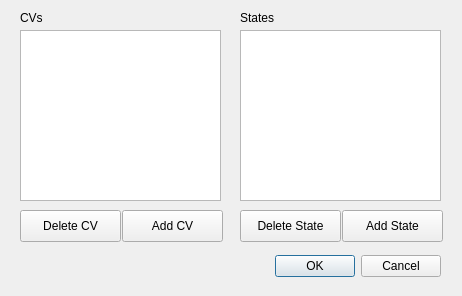
<?xml version="1.0" encoding="UTF-8"?>
<ui version="4.0">
 <class>CVsAndStates</class>
 <widget class="QDialog" name="CVsAndStates">
  <property name="geometry">
   <rect>
    <x>0</x>
    <y>0</y>
    <width>462</width>
    <height>296</height>
   </rect>
  </property>
  <property name="windowTitle">
   <string>CVs and States</string>
  </property>
  <widget class="QDialogButtonBox" name="buttonBox">
   <property name="geometry">
    <rect>
     <x>20</x>
     <y>250</y>
     <width>421</width>
     <height>32</height>
    </rect>
   </property>
   <property name="orientation">
    <enum>Qt::Horizontal</enum>
   </property>
   <property name="standardButtons">
    <set>QDialogButtonBox::Cancel|QDialogButtonBox::Ok</set>
   </property>
  </widget>
  <widget class="QPushButton" name="delete_state">
   <property name="geometry">
    <rect>
     <x>240</x>
     <y>210</y>
     <width>101</width>
     <height>32</height>
    </rect>
   </property>
   <property name="text">
    <string>Delete State</string>
   </property>
  </widget>
  <widget class="QLabel" name="label">
   <property name="geometry">
    <rect>
     <x>240</x>
     <y>10</y>
     <width>60</width>
     <height>16</height>
    </rect>
   </property>
   <property name="text">
    <string>States</string>
   </property>
  </widget>
  <widget class="QPushButton" name="add_state">
   <property name="geometry">
    <rect>
     <x>342</x>
     <y>210</y>
     <width>101</width>
     <height>32</height>
    </rect>
   </property>
   <property name="text">
    <string>Add State</string>
   </property>
  </widget>
  <widget class="QWidget" name="state_when_selected" native="true">
   <property name="geometry">
    <rect>
     <x>240</x>
     <y>210</y>
     <width>101</width>
     <height>31</height>
    </rect>
   </property>
  </widget>
  <widget class="QListWidget" name="state_list">
   <property name="geometry">
    <rect>
     <x>240</x>
     <y>30</y>
     <width>201</width>
     <height>171</height>
    </rect>
   </property>
  </widget>
  <widget class="QPushButton" name="delete_cv">
   <property name="geometry">
    <rect>
     <x>20</x>
     <y>210</y>
     <width>101</width>
     <height>32</height>
    </rect>
   </property>
   <property name="text">
    <string>Delete CV</string>
   </property>
  </widget>
  <widget class="QLabel" name="label_2">
   <property name="geometry">
    <rect>
     <x>20</x>
     <y>10</y>
     <width>60</width>
     <height>16</height>
    </rect>
   </property>
   <property name="text">
    <string>CVs</string>
   </property>
  </widget>
  <widget class="QPushButton" name="add_cv">
   <property name="geometry">
    <rect>
     <x>122</x>
     <y>210</y>
     <width>101</width>
     <height>32</height>
    </rect>
   </property>
   <property name="text">
    <string>Add CV</string>
   </property>
  </widget>
  <widget class="QWidget" name="cv_when_selected" native="true">
   <property name="geometry">
    <rect>
     <x>20</x>
     <y>210</y>
     <width>101</width>
     <height>31</height>
    </rect>
   </property>
  </widget>
  <widget class="QListWidget" name="cv_list">
   <property name="geometry">
    <rect>
     <x>20</x>
     <y>30</y>
     <width>201</width>
     <height>171</height>
    </rect>
   </property>
  </widget>
 </widget>
 <tabstops>
  <tabstop>cv_list</tabstop>
  <tabstop>delete_cv</tabstop>
  <tabstop>add_cv</tabstop>
  <tabstop>state_list</tabstop>
  <tabstop>delete_state</tabstop>
  <tabstop>add_state</tabstop>
 </tabstops>
 <resources/>
 <connections>
  <connection>
   <sender>buttonBox</sender>
   <signal>accepted()</signal>
   <receiver>CVsAndStates</receiver>
   <slot>accept()</slot>
   <hints>
    <hint type="sourcelabel">
     <x>248</x>
     <y>254</y>
    </hint>
    <hint type="destinationlabel">
     <x>157</x>
     <y>274</y>
    </hint>
   </hints>
  </connection>
  <connection>
   <sender>buttonBox</sender>
   <signal>rejected()</signal>
   <receiver>CVsAndStates</receiver>
   <slot>reject()</slot>
   <hints>
    <hint type="sourcelabel">
     <x>316</x>
     <y>260</y>
    </hint>
    <hint type="destinationlabel">
     <x>286</x>
     <y>274</y>
    </hint>
   </hints>
  </connection>
 </connections>
</ui>
